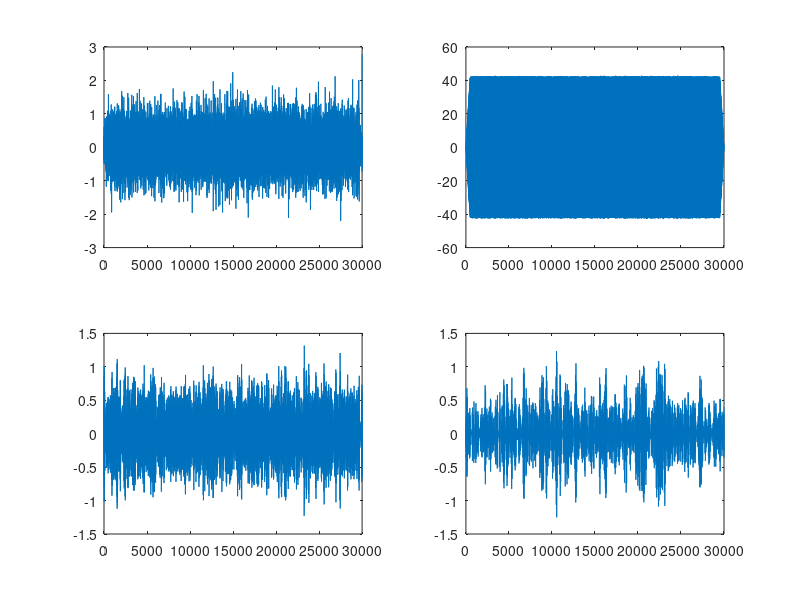
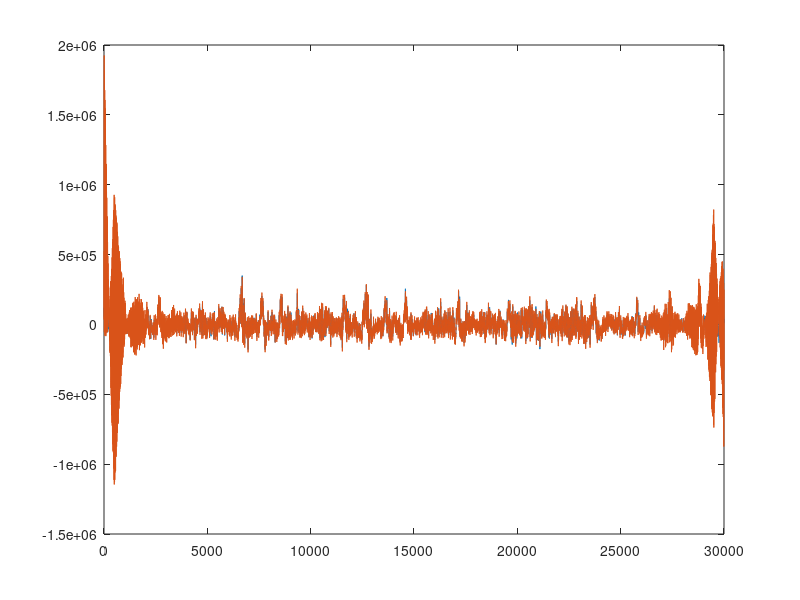
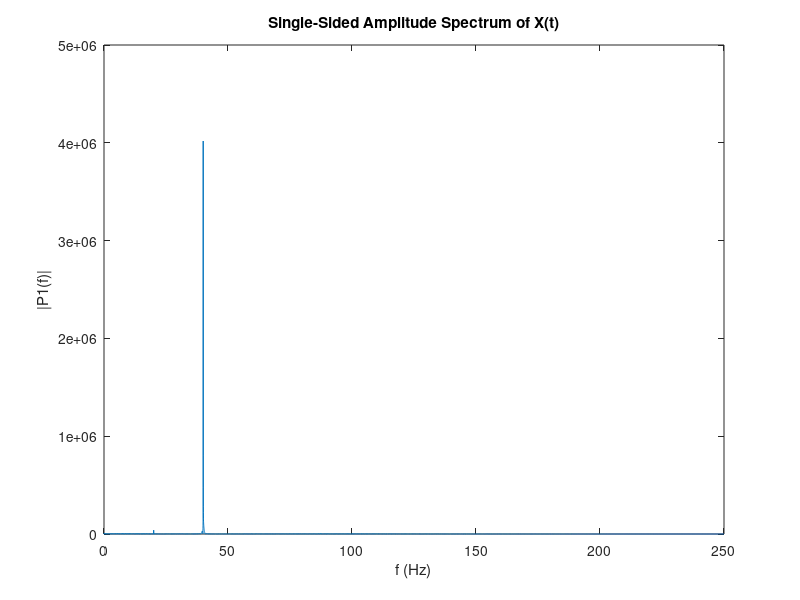

MATLAB code for these plots, in order: (Note: this script raises an error after producing the figures.)
[d,c]=butter(3,50/250,'low');
[b,a]=butter(3,0.5/250,'high');

lower = 5001;       %16000 long
upper = 25000; 

load('Test_Sham_ERP_SUBJ2.mat')  

ERP_Sham_SMA=filtfilt(b,a,filtfilt(d,c,EEG.Data(1, 15028:45027)));

load('CEEMDAN_ONLY4_SUBJ2_40HZ_ENTIRE.mat')

modes_only = CEEMDAN_ONLY4_SUBJ2_40HZ_ENTIRE;

figure(1);
for i = 1:1:4
    subplot(2,2,i)
    plot(modes_only(i,:)/100000)
end 

load('SUBJECT_RESULTS.mat')

RAW_DATA = SUBJECT2_40HZ_RESULTS.DATA2_40HZ(1,:);

modes_only4_original_2 = modes_only(2,:);
%modes_only4_original_3 = modes_only(3,:);
modes_only4_original_4 = modes_only(4,:);

Y = fft(modes_only4_original_2);
Fs = 500;            % Sampling frequency                         
L = 30000;             % Length of signal
P2 = abs(Y/L);
P1 = P2(1:L/2+1);
P1(2:end-1) = 2*P1(2:end-1);
f = Fs*(0:(L/2))/L;
figure(60);
plot(f,P1) 
title('Single-Sided Amplitude Spectrum of X(t)')
xlabel('f (Hz)')
ylabel('|P1(f)|')


[n,o] = butter(3,[39.8/250 40.2/250],'stop');
modes_only(2,:) = filtfilt(n,o, modes_only(2,:));
%modes_only(3,:) = filtfilt(n,o, modes_only(3,:));
modes_only(4,:) = filtfilt(n,o, modes_only(4,:));

FREE_DATA = RAW_DATA - modes_only4_original_2(1,:) + modes_only(2,:);
%FREE_DATA = FREE_DATA - modes_only4_original_3(1,:) + modes_only(3,:);
FREE_DATA = FREE_DATA - modes_only4_original_4(1,:) + modes_only(4,:);

FILTERED_FREE = filtfilt(b,a,filtfilt(d,c,FREE_DATA));

figure(2);
plot(ERP_Sham_SMA)
hold on
plot(FILTERED_FREE)


%%
RONLY4 = corrcoef(ERP_Sham_SMA(1, lower: upper), FILTERED_FREE(1,lower:upper));
Coefficient = RONLY4(1,2);
%%
RMS = 10^-3.*rms(ERP_Sham_SMA(1,lower:upper) - FILTERED_FREE(1,lower:upper));
%%
noise = (ERP_Sham_SMA(1,lower:upper) - FILTERED_FREE(1,lower:upper));
SNR_ONLY4 = (rms(FILTERED_FREE(1,lower:upper) / rms(noise) ))^2;
SNR_DB_ONLY4 = db(SNR_ONLY4, 'power');
%%
%%Coherence
[cxy,f2] = mscohere(ERP_Sham_SMA(1,lower:upper), FILTERED_FREE(1,lower:upper), [],[],[],500);

figure(3)
plot(f2, cxy);

%%
%%RUN IN ARTIFACT
low_in = 1;
high_in = 500;
similarity_in = 0;
treshhold = 0.8492; %%CHANGE!!!
while similarity_in < treshhold
    
    R_in = corrcoef(ERP_Sham_SMA(1,low_in:high_in), FILTERED_FREE(1,low_in:high_in));
    similarity_in = R_in(1,2);
    
    low_in = low_in +1;
    high_in = high_in +1;
end

%%
%%RUN OUT ARTIFACT
low_out = 29501;
high_out = 30000;
similarity_out = 0;

while similarity_out < treshhold  
    
    R_out = corrcoef(ERP_Sham_SMA(1,low_out:high_out), FILTERED_FREE(1,low_out:high_out));
    similarity_out = R_out(1,2);
    
    low_out = low_out - 1;
    high_out = high_out - 1;
end

high_out = 30000 - high_out;



